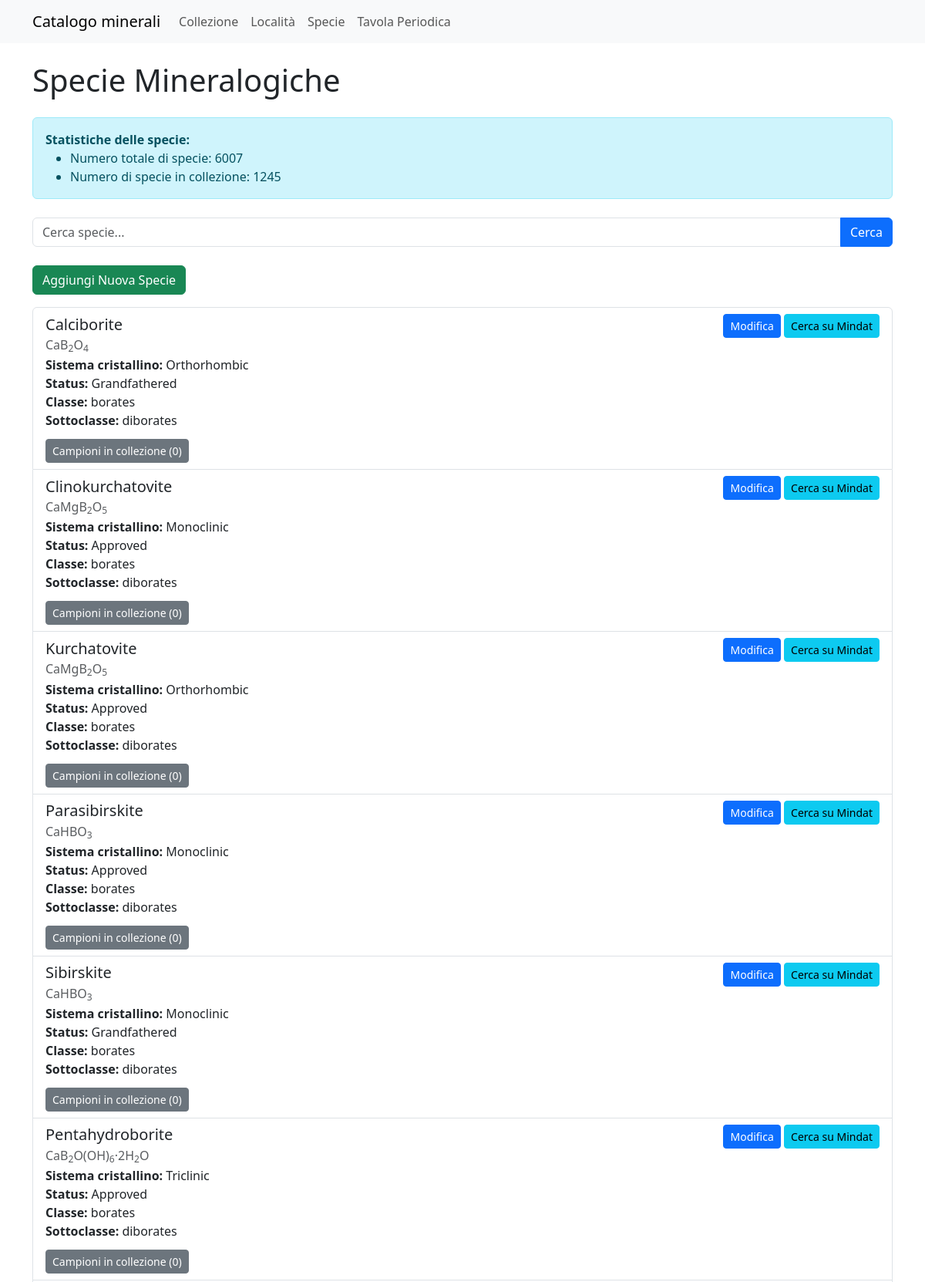
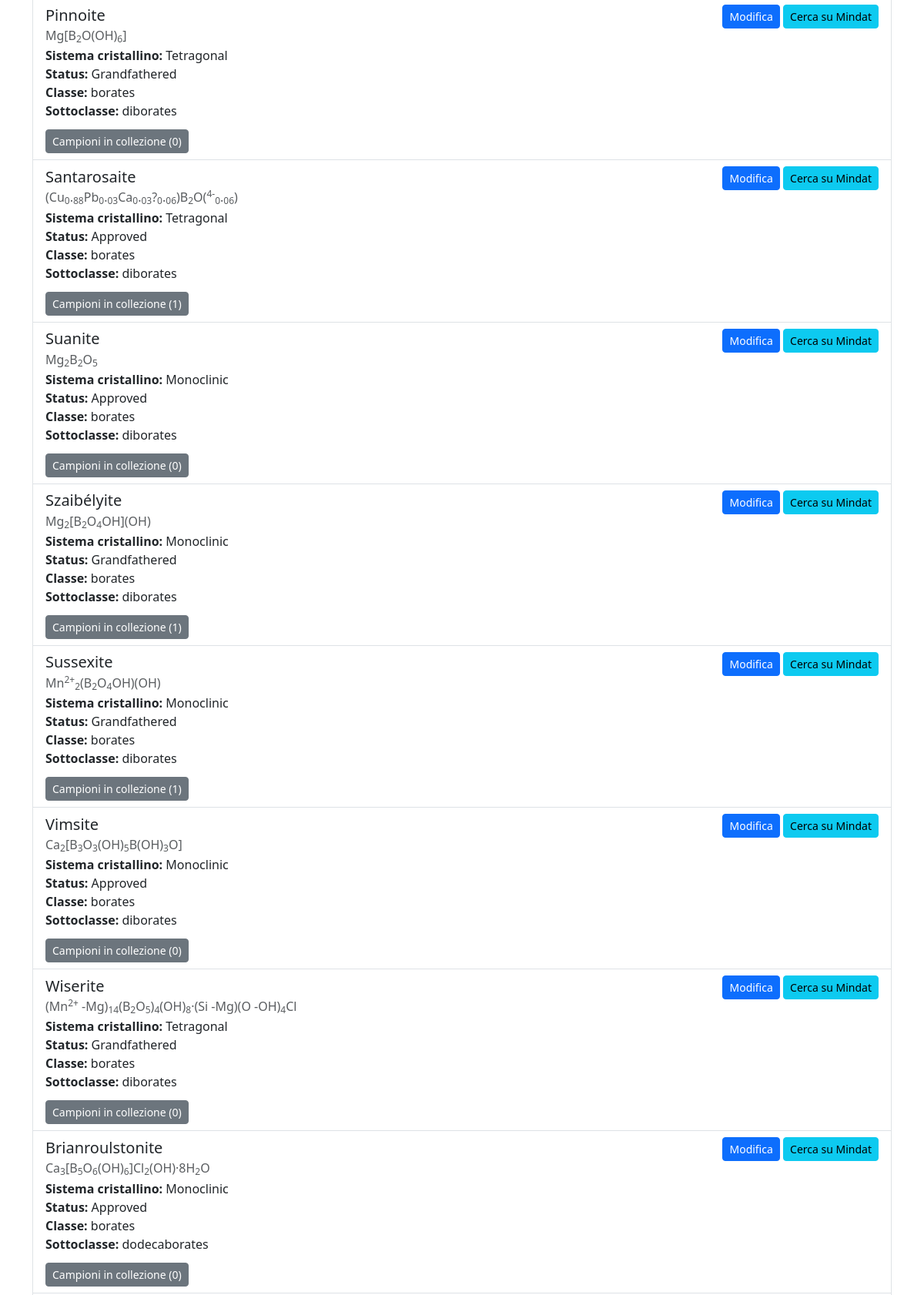
Page /specie (upper part) on the committed database (2 pictures, top to bottom).
### models.py (models this page shows, shortened)
class Specie(db.Model, SerializerMixin):
    id = db.Column(db.Integer, primary_key=True)
    specie = db.Column(db.String(100), unique=True, nullable=False)
    formula = db.Column(db.String(255))
    sistema_xx = db.Column(db.String(50))  # Manteniamo temporaneamente questa colonna
    sistema_xx_id = db.Column(db.Integer, db.ForeignKey('sistema_xx.id', name='fk_specie_sistema_xx'))
    status = db.Column(db.String(50))
    sottogruppo = db.Column(db.String(50))
    gruppo = db.Column(db.String(100))
    supergruppo = db.Column(db.String(50))
    famiglia = db.Column(db.String(50))
    sottoclasse = db.Column(db.String(100))
    classe = db.Column(db.String(100))
    sistema_xx_rel = db.relationship('SistemaXX', back_populates='specie')
    campioni = db.relationship('Collezione', back_populates='specie_rel', lazy='dynamic')
    serialize_rules = ('-campioni', '-sistema_xx_rel')
    @property
    def formatted_formula(self):
        if self.formula:
            return self.formattazione_formula(self.formula)
        return ""
    @staticmethod
    def formattazione_formula(formula):
        formula = re.sub(r'(\d+)([+-])', r'<sup>\1\2</sup>', formula)
        formula = re.sub(r'(?<!<sup>)(?<!·)(\d+)(?!<)', r'<sub>\1</sub>', formula)
        return formula

### app.py (the view, shortened to what this page needs)
@app.route('/specie')
def specie():
    page = request.args.get('page', 1, type=int)
    search = request.args.get('search', '')
    per_page = 15
    query = db.session.query(Specie, func.count(Collezione.id).label('campioni_count'))\
        .outerjoin(Collezione)\
        .group_by(Specie.id)
    pagination = query.paginate(page=page, per_page=per_page, error_out=False)
    total_specie = Specie.query.count()
    specie_in_collezione = db.session.query(
        func.count(func.distinct(Specie.id))
    ).join(Collezione).filter(Collezione.specie_id.isnot(None)).scalar()
    specie_list = pagination.items
    return render_template('specie.html',
                           specie_list=specie_list,
                           pagination=pagination,
                           total_specie=total_specie,
                           specie_in_collezione=specie_in_collezione,
                           search=search)

### app.py (called while the page is built)
@app.context_processor
def inject_specie_valide():
    specie_valide_count = db.session.query(func.count(func.distinct(Collezione.specie_id))).filter(Collezione.specie_id.isnot(None)).scalar()
    return {'specie_valide': specie_valide_count}

### templates/specie.html (shortened to what this page needs)
{% extends "base.html" %}
{% block content %}
<h1 class="mb-4">Specie Mineralogiche</h1>
<div class="alert alert-info mb-4">
    <p class="mb-0"><strong>Statistiche delle specie:</strong></p>
    <ul class="mb-0">
        <li>Numero totale di specie: {{ total_specie }}</li>
        <li>Numero di specie in collezione: {{ specie_in_collezione }}</li>
    </ul>
</div>
<form method="GET" class="mb-4">
    <div class="input-group">
        <input type="text" id="specie-search" name="search" class="form-control" placeholder="Cerca specie..." value="{{ search }}">
        <button class="btn btn-primary" type="submit">Cerca</button>
    </div>
</form>
<a href="{{ url_for('new_specie') }}" class="btn btn-success mb-3">Aggiungi Nuova Specie</a>
<div class="list-group">
    {% for specie, campioni_count in specie_list %}
    <div class="list-group-item">
        <div class="d-flex justify-content-between align-items-center">
            <h5 class="mb-1">{{ specie.specie }}</h5>
            <div>
                <a href="{{ url_for('edit_specie', id=specie.id) }}" class="btn btn-primary btn-sm">Modifica</a>
                <a href="https://www.mindat.org/search.php?search={{ specie.specie }}" target="_blank" class="btn btn-info btn-sm">Cerca su Mindat</a>
            </div>
        </div>
        <h6 class="mb-1 text-muted">{{ specie.formatted_formula|safe }}</h6>
        <p class="mb-1">
            <strong>Sistema cristallino:</strong> {{ specie.sistema_xx }}<br>
            <strong>Status:</strong> {{ specie.status }}<br>
            <strong>Classe:</strong> {{ specie.classe }}<br>
            <strong>Sottoclasse:</strong> {{ specie.sottoclasse }}
        </p>
        <button class="btn btn-secondary btn-sm mt-2" type="button" data-bs-toggle="collapse" data-bs-target="#campioni{{ specie.id }}" aria-expanded="false" aria-controls="campioni{{ specie.id }}">
            Campioni in collezione ({{ campioni_count }})
        </button>
    </div>
    {% endfor %}
</div>
{% endblock %}

### rows in the picture
Specie: specie "Calciborite", formatted_formula "CaB 2 O 4", sistema_xx "Orthorhombic", status "Grandfathered", classe "borates", sottoclasse "diborates", campioni_count "0"
Specie: specie "Clinokurchatovite", formatted_formula "CaMgB 2 O 5", sistema_xx "Monoclinic", status "Approved", classe "borates", sottoclasse "diborates", campioni_count "0"
Specie: specie "Kurchatovite", formatted_formula "CaMgB 2 O 5", sistema_xx "Orthorhombic", status "Approved", classe "borates", sottoclasse "diborates", campioni_count "0"
Specie: specie "Parasibirskite", formatted_formula "CaHBO 3", sistema_xx "Monoclinic", status "Approved", classe "borates", sottoclasse "diborates", campioni_count "0"
Specie: specie "Sibirskite", formatted_formula "CaHBO 3", sistema_xx "Monoclinic", status "Grandfathered", classe "borates", sottoclasse "diborates", campioni_count "0"
Specie: specie "Pentahydroborite", formatted_formula "CaB 2 O(OH) 6 ·2H 2 O", sistema_xx "Triclinic", status "Approved", classe "borates", sottoclasse "diborates", campioni_count "0"
Specie: specie "Pinnoite", formatted_formula "Mg[B 2 O(OH) 6 ]", sistema_xx "Tetragonal", status "Grandfathered", classe "borates", sottoclasse "diborates", campioni_count "0"
Specie: specie "Santarosaite", formatted_formula "(Cu 0 . 88 Pb 0 . 03 Ca 0 . 03 ? 0 . 06 )B 2 O( 4- 0 . 06 )", sistema_xx "Tetragonal", status "Approved", classe "borates", sottoclasse "diborates", campioni_count "1"
Specie: specie "Suanite", formatted_formula "Mg 2 B 2 O 5", sistema_xx "Monoclinic", status "Approved", classe "borates", sottoclasse "diborates", campioni_count "0"
Specie: specie "Szaibélyite", formatted_formula "Mg 2 [B 2 O 4 OH](OH)", sistema_xx "Monoclinic", status "Grandfathered", classe "borates", sottoclasse "diborates", campioni_count "1"
Specie: specie "Sussexite", formatted_formula "Mn 2+ 2 (B 2 O 4 OH)(OH)", sistema_xx "Monoclinic", status "Grandfathered", classe "borates", sottoclasse "diborates", campioni_count "1"
Specie: specie "Vimsite", formatted_formula "Ca 2 [B 3 O 3 (OH) 5 B(OH) 3 O]", sistema_xx "Monoclinic", status "Approved", classe "borates", sottoclasse "diborates", campioni_count "0"
Specie: specie "Wiserite", formatted_formula "(Mn 2+ -Mg) 14 (B 2 O 5 ) 4 (OH) 8 ·(Si -Mg)(O -OH) 4 Cl", sistema_xx "Tetragonal", status "Grandfathered", classe "borates", sottoclasse "diborates", campioni_count "0"
Specie: specie "Brianroulstonite", formatted_formula "Ca 3 [B 5 O 6 (OH) 6 ]Cl 2 (OH)·8H 2 O", sistema_xx "Monoclinic", status "Approved", classe "borates", sottoclasse "dodecaborates", campioni_count "0"

### other values in the picture
{{ total_specie }} "6007"
{{ specie_in_collezione }} "1245"
